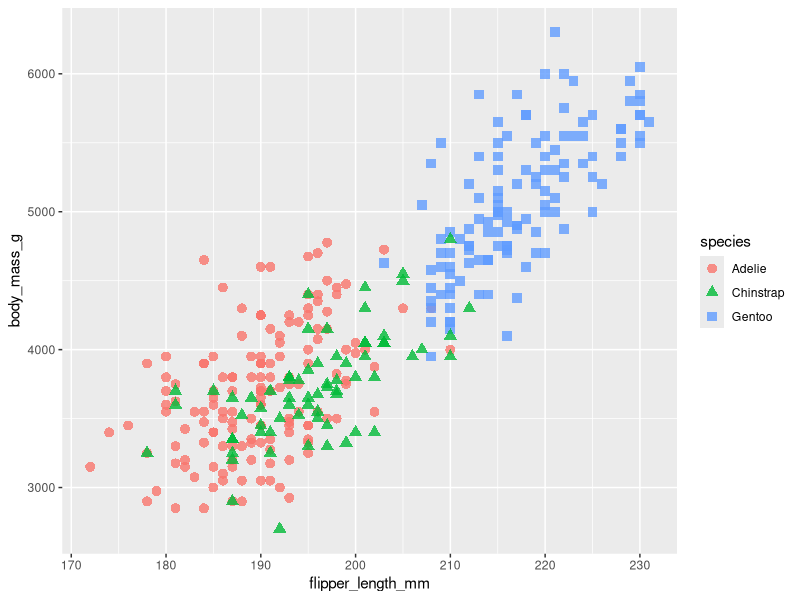
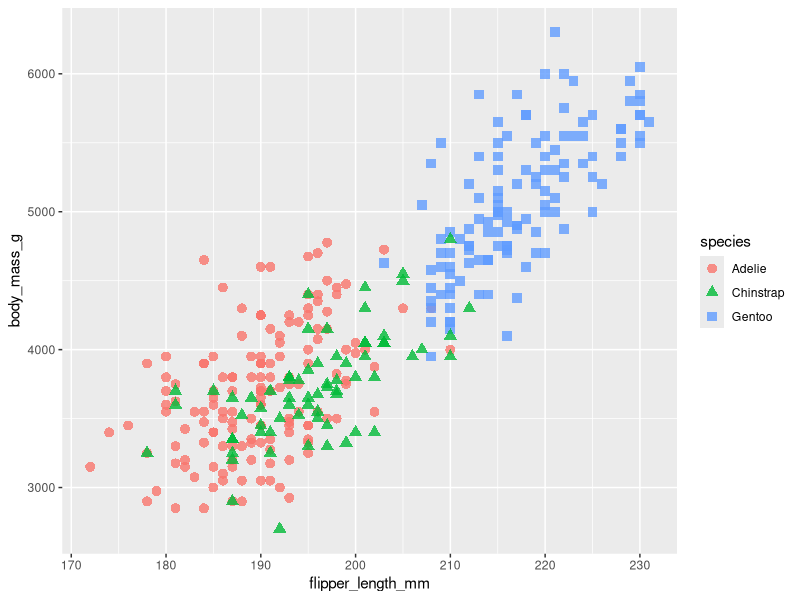

Write R code to recreate these figures, in order.
## ---- chunk 1
#| message: false
library(ggplot2)
library(palmerpenguins)
penguins
## ---- chunk 2
#| warning: false
ggplot(data = penguins, aes(x = flipper_length_mm, y = body_mass_g)) +
  geom_point(aes(color = species, shape = species), size = 3, alpha = 0.8)
## ---- chunk 3
#| warning: false
ggplot() +
  geom_point(data = penguins,
             aes(x = flipper_length_mm,
                 y = body_mass_g,
                 color = species,
                 shape = species),
             size = 3, alpha = 0.8)
